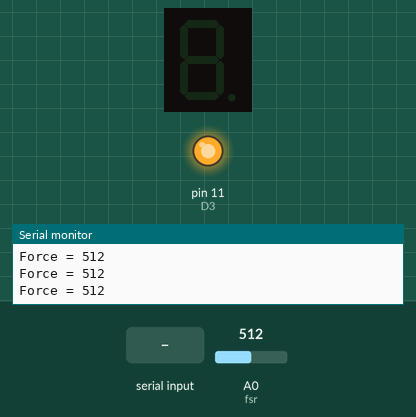
This sketch was run on a simulated Arduino Uno, built with avr-gcc and run on an emulated ATmega328P. On the bench: 1-digit seven-segment display, output pins drawn as LEDs (lit = HIGH), the last lines printed to the serial monitor. Wiring (inferred from the names in the program): 1-digit 7-segment display, segments lit when HIGH: segments pin 2, pin 3, pin 4, pin 5, pin 6, pin 7, pin 8. The test bench sets the inputs (shaded band); at power-on: A0 (fsr) = 512. The segment pins are drawn as the display they are named for; pins used as bus, display or sensor lines are not drawn.

Above: at 1.2 s.
1.3 s: byte 1 (1) received over Serial
At 2.8 s:
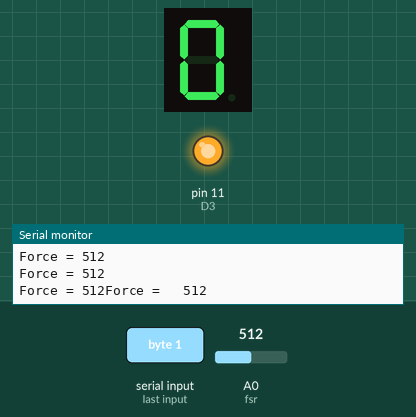
At 12.0 s:
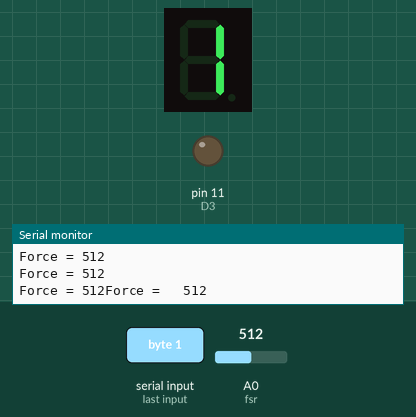
Timing chart, 0 to 13.8 s (numbered marks = the images above; inputs shaded):
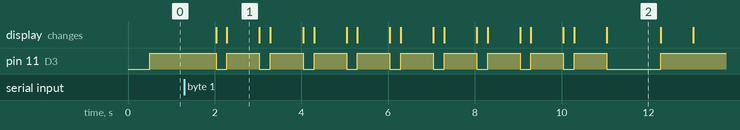

Measured:
- after the input at 1.3 s, pin 11 (D3): goes 9 × (LOW 0.25 s, HIGH 0.75 s), LOW 1.3 s, then HIGH, starting after 0.73 s; the display: first changes after 0.73 s (image 1 shows a later state)
- what the display in image 1 shows lasts 0.7 s, from 2.3 s to 3.0 s
- what the display in image 2 shows lasts 1.3 s, from 11.0 s to 12.3 s

The sketch:

Parson2280Final.ino
```cpp
/*Code Borrowed (Anything with PinMode A-G and D1-D4) & modified from http://duinos.net/files/2015/common_anode_4digit_7_segment_led_display.ino
/*  A
   ---
F |   | B
  | G |
   ---
E |   | C
  |   |
   ---
    D
Val & serial begin borrowed from MTEC 2280W/F SS8 Demo

//FSR Help (fsrReading & serial print) & code Structure from: https://www.instructables.com/Interfacing-Force-Sensitive-Resistor-to-Arduino/
*/
//FORCE IS IN SERIAL MONITOR

byte val;
int fsr = 0;
int fsrReading;

int LED1 = 1;
int pinA = 2;
int pinB = 3;
int pinC = 4;
int pinD = 5;
int pinE = 6;
int pinF = 7;
int pinG = 8;
//int D1 = 9;
//int D2 = 10;
int D3 = 11;
int D4 = 12;

// the setup routine runs once when you press reset:
void setup() {


  //initialize the digital pins as outputs.
  pinMode(pinA, OUTPUT);
  pinMode(pinB, OUTPUT);
  pinMode(pinC, OUTPUT);
  pinMode(pinD, OUTPUT);
  pinMode(pinE, OUTPUT);
  pinMode(pinF, OUTPUT);
  pinMode(pinG, OUTPUT);
 // pinMode(D1, OUTPUT);
 // pinMode(D2, OUTPUT);
  pinMode(D3, OUTPUT);
  pinMode(D4, OUTPUT);
  Serial.begin(9600); // Start serial communication at 9600 bps
}

// the loop routine runs over and over again forever:
void loop() {
  if (Serial.available()) { // If data is available to read
    val = Serial.read(); // read it and store it in val
  }

  fsrReading = analogRead(fsr);
  if(val==0){
  //
  Serial.print("\nForce = ");
  Serial.print(fsrReading);
  delay(500);

  digitalWrite(D3, HIGH);
  digitalWrite(D4, HIGH);
  digitalWrite(pinA, LOW);
  digitalWrite(pinB, LOW);
  digitalWrite(pinC, LOW);
  digitalWrite(pinD, LOW);
  digitalWrite(pinE, LOW);
  digitalWrite(pinF, LOW);
  digitalWrite(pinG, LOW);


  }

  else if(val==1){

  Serial.print("Force = \t");
  Serial.print(fsrReading);
  delay(500);


  //20
  digitalWrite(D3, LOW);
  digitalWrite(D4, HIGH);

  digitalWrite(pinA, HIGH);
  digitalWrite(pinB, HIGH);
  digitalWrite(pinC, LOW);
  digitalWrite(pinD, HIGH);
  digitalWrite(pinE, HIGH);
  digitalWrite(pinF, LOW);
  digitalWrite(pinG, HIGH);
  delay(250);

  ////////
  ////
  digitalWrite(D3, HIGH);
  digitalWrite(D4, LOW);

  digitalWrite(pinA, HIGH);
  digitalWrite(pinB, HIGH);
  digitalWrite(pinC, HIGH);
  digitalWrite(pinD, HIGH);
  digitalWrite(pinE, HIGH);
  digitalWrite(pinF, HIGH);
  digitalWrite(pinG, LOW);
  delay(750);


//19
  ////////
  ////
  digitalWrite(D3, LOW);
  digitalWrite(D4, HIGH);

  digitalWrite(pinA, LOW);
  digitalWrite(pinB, HIGH);
  digitalWrite(pinC, HIGH);
  digitalWrite(pinD, LOW);
  digitalWrite(pinE, LOW);
  digitalWrite(pinF, LOW);
  digitalWrite(pinG, LOW);

  delay(250);

  ////////
  ////
  digitalWrite(D3, HIGH);
  digitalWrite(D4, LOW);

  digitalWrite(pinA, HIGH);
  digitalWrite(pinB, HIGH);
  digitalWrite(pinC, HIGH);
  digitalWrite(pinD, HIGH);
  digitalWrite(pinE, LOW);
  digitalWrite(pinF, HIGH);
  digitalWrite(pinG, HIGH);
  delay(750);

//18

  delay(10);
  ////////
  ////
  digitalWrite(D3, LOW);
  digitalWrite(D4, HIGH);

  digitalWrite(pinA, LOW);
  digitalWrite(pinB, HIGH);
  digitalWrite(pinC, HIGH);
  digitalWrite(pinD, LOW);
  digitalWrite(pinE, LOW);
  digitalWrite(pinF, LOW);
  digitalWrite(pinG, LOW);

  delay(250);


  digitalWrite(D3, HIGH);
  digitalWrite(D4, LOW);

  digitalWrite(pinA, HIGH);
  digitalWrite(pinB, HIGH);
  digitalWrite(pinC, HIGH);
  digitalWrite(pinD, HIGH);
  digitalWrite(pinE, HIGH);
  digitalWrite(pinF, HIGH);
  digitalWrite(pinG, HIGH);
  delay(750);


//17

  digitalWrite(D3, LOW);
  digitalWrite(D4, HIGH);

  digitalWrite(pinA, LOW);
  digitalWrite(pinB, HIGH);
  digitalWrite(pinC, HIGH);
  digitalWrite(pinD, LOW);
  digitalWrite(pinE, LOW);
  digitalWrite(pinF, LOW);
  digitalWrite(pinG, LOW);

  delay(250);


  digitalWrite(D3, HIGH);
  digitalWrite(D4, LOW);

  digitalWrite(pinA, HIGH);
  digitalWrite(pinB, HIGH);
  digitalWrite(pinC, HIGH);
  digitalWrite(pinD, LOW);
  digitalWrite(pinE, LOW);
  digitalWrite(pinF, LOW);
  digitalWrite(pinG, LOW);
  delay(750);

//16


  digitalWrite(D3, LOW);
  digitalWrite(D4, HIGH);

  digitalWrite(pinA, LOW);
  digitalWrite(pinB, HIGH);
  digitalWrite(pinC, HIGH);
  digitalWrite(pinD, LOW);
  digitalWrite(pinE, LOW);
  digitalWrite(pinF, LOW);
  digitalWrite(pinG, LOW);

  delay(250);


  digitalWrite(D3, HIGH);
  digitalWrite(D4, LOW);

  digitalWrite(pinA, HIGH);
  digitalWrite(pinB, LOW);
  digitalWrite(pinC, HIGH);
  digitalWrite(pinD, HIGH);
  digitalWrite(pinE, HIGH);
  digitalWrite(pinF, HIGH);
  digitalWrite(pinG, HIGH);
  delay(750);

//15


  digitalWrite(D3, LOW);
  digitalWrite(D4, HIGH);

  digitalWrite(pinA, LOW);
  digitalWrite(pinB, HIGH);
  digitalWrite(pinC, HIGH);
  digitalWrite(pinD, LOW);
  digitalWrite(pinE, LOW);
  digitalWrite(pinF, LOW);
  digitalWrite(pinG, LOW);

  delay(250);


  digitalWrite(D3, HIGH);
  digitalWrite(D4, LOW);

  digitalWrite(pinA, HIGH);
  digitalWrite(pinB, LOW);
  digitalWrite(pinC, HIGH);
  digitalWrite(pinD, HIGH);
  digitalWrite(pinE, LOW);
  digitalWrite(pinF, HIGH);
  digitalWrite(pinG, HIGH);
  delay(750);

//14


  digitalWrite(D3, LOW);
  digitalWrite(D4, HIGH);

  digitalWrite(pinA, LOW);
  digitalWrite(pinB, HIGH);
  digitalWrite(pinC, HIGH);
  digitalWrite(pinD, LOW);
  digitalWrite(pinE, LOW);
  digitalWrite(pinF, LOW);
  digitalWrite(pinG, LOW);

  delay(250);


  digitalWrite(D3, HIGH);
  digitalWrite(D4, LOW);

  digitalWrite(pinA, LOW);
  digitalWrite(pinB, HIGH);
  digitalWrite(pinC, HIGH);
  digitalWrite(pinD, LOW);
  digitalWrite(pinE, LOW);
  digitalWrite(pinF, HIGH);
  digitalWrite(pinG, HIGH);
  delay(750);


//13


  digitalWrite(D3, LOW);
  digitalWrite(D4, HIGH);

  digitalWrite(pinA, LOW);
  digitalWrite(pinB, HIGH);
  digitalWrite(pinC, HIGH);
  digitalWrite(pinD, LOW);
  digitalWrite(pinE, LOW);
  digitalWrite(pinF, LOW);
  digitalWrite(pinG, LOW);

  delay(250);

  digitalWrite(D3, HIGH);
  digitalWrite(D4, LOW);

  digitalWrite(pinA, HIGH);
  digitalWrite(pinB, HIGH);
  digitalWrite(pinC, HIGH);
  digitalWrite(pinD, HIGH);
  digitalWrite(pinE, LOW);
  digitalWrite(pinF, LOW);
  digitalWrite(pinG, HIGH);
  delay(750);

//12


  digitalWrite(D3, LOW);
  digitalWrite(D4, HIGH);

  digitalWrite(pinA, LOW);
  digitalWrite(pinB, HIGH);
  digitalWrite(pinC, HIGH);
  digitalWrite(pinD, LOW);
  digitalWrite(pinE, LOW);
  digitalWrite(pinF, LOW);
  digitalWrite(pinG, LOW);

  delay(250);


  digitalWrite(D3, HIGH);
  digitalWrite(D4, LOW);

  digitalWrite(pinA, HIGH);
  digitalWrite(pinB, HIGH);
  digitalWrite(pinC, LOW);
  digitalWrite(pinD, HIGH);
  digitalWrite(pinE, HIGH);
  digitalWrite(pinF, LOW);
  digitalWrite(pinG, HIGH);
  delay(750);


  //11


  digitalWrite(D3, LOW);
  digitalWrite(D4, LOW);

  digitalWrite(pinA, LOW);
  digitalWrite(pinB, HIGH);
  digitalWrite(pinC, HIGH);
  digitalWrite(pinD, LOW);
  digitalWrite(pinE, LOW);
  digitalWrite(pinF, LOW);
  digitalWrite(pinG, LOW);
  delay(1000);

//10

  digitalWrite(D3, LOW);
  digitalWrite(D4, HIGH);

  digitalWrite(pinA, LOW);
  digitalWrite(pinB, HIGH);
  digitalWrite(pinC, HIGH);
  digitalWrite(pinD, LOW);
  digitalWrite(pinE, LOW);
  digitalWrite(pinF, LOW);
  digitalWrite(pinG, LOW);

  delay(250);


  digitalWrite(D3, HIGH);
  digitalWrite(D4, LOW);

  digitalWrite(pinA, HIGH);
  digitalWrite(pinB, HIGH);
  digitalWrite(pinC, HIGH);
  digitalWrite(pinD, HIGH);
  digitalWrite(pinE, HIGH);
  digitalWrite(pinF, HIGH);
  digitalWrite(pinG, LOW);
  delay(750);


 //9

  digitalWrite(D3, HIGH);
  digitalWrite(D4, LOW);

  digitalWrite(pinA, HIGH);
  digitalWrite(pinB, HIGH);
  digitalWrite(pinC, HIGH);
  digitalWrite(pinD, HIGH);
  digitalWrite(pinE, LOW);
  digitalWrite(pinF, HIGH);
  digitalWrite(pinG, HIGH);
  delay(1000);

 //8

  digitalWrite(D3, HIGH);
  digitalWrite(D4, LOW);

  digitalWrite(pinA, HIGH);
  digitalWrite(pinB, HIGH);
  digitalWrite(pinC, HIGH);
  digitalWrite(pinD, HIGH);
  digitalWrite(pinE, HIGH);
  digitalWrite(pinF, HIGH);
  digitalWrite(pinG, HIGH);
  delay(1000);

//7

  digitalWrite(D3, HIGH);
  digitalWrite(D4, LOW);

  digitalWrite(pinA, HIGH);
  digitalWrite(pinB, HIGH);
  digitalWrite(pinC, HIGH);
  digitalWrite(pinD, LOW);
  digitalWrite(pinE, LOW);
  digitalWrite(pinF, LOW);
  digitalWrite(pinG, LOW);
  delay(1000);


//6

  digitalWrite(D3, HIGH);
  digitalWrite(D4, LOW);

  digitalWrite(pinA, HIGH);
  digitalWrite(pinB, LOW);
  digitalWrite(pinC, HIGH);
  digitalWrite(pinD, HIGH);
  digitalWrite(pinE, HIGH);
  digitalWrite(pinF, HIGH);
  digitalWrite(pinG, HIGH);
  delay(1000);


//5

  digitalWrite(D3, HIGH);
  digitalWrite(D4, LOW);

  digitalWrite(pinA, HIGH);
  digitalWrite(pinB, LOW);
  digitalWrite(pinC, HIGH);
  digitalWrite(pinD, HIGH);
  digitalWrite(pinE, LOW);
  digitalWrite(pinF, HIGH);
  digitalWrite(pinG, HIGH);
  delay(1000);


//4

  digitalWrite(D3, HIGH);
  digitalWrite(D4, LOW);

  digitalWrite(pinA, LOW);
  digitalWrite(pinB, HIGH);
  digitalWrite(pinC, HIGH);
  digitalWrite(pinD, LOW);
  digitalWrite(pinE, LOW);
  digitalWrite(pinF, HIGH);
  digitalWrite(pinG, HIGH);
  delay(1000);

//3

  digitalWrite(D3, HIGH);
  digitalWrite(D4, LOW);

  digitalWrite(pinA, HIGH);
  digitalWrite(pinB, HIGH);
  digitalWrite(pinC, HIGH);
  digitalWrite(pinD, HIGH);
  digitalWrite(pinE, LOW);
  digitalWrite(pinF, LOW);
  digitalWrite(pinG, HIGH);
  delay(1000);


//2
  ////////
  ////
  digitalWrite(D3, HIGH);
  digitalWrite(D4, LOW);

  digitalWrite(pinA, HIGH);
  digitalWrite(pinB, HIGH);
  digitalWrite(pinC, LOW);
  digitalWrite(pinD, HIGH);
  digitalWrite(pinE, HIGH);
  digitalWrite(pinF, LOW);
  digitalWrite(pinG, HIGH);
  delay(1000);

//1
  digitalWrite(D3, HIGH);
  digitalWrite(D4, LOW);

  digitalWrite(pinA, LOW);
  digitalWrite(pinB, HIGH);
  digitalWrite(pinC, HIGH);
  digitalWrite(pinD, LOW);
  digitalWrite(pinE, LOW);
  digitalWrite(pinF, LOW);
  digitalWrite(pinG, LOW);
  delay(1000);

 //0
  digitalWrite(D3, HIGH);
  digitalWrite(D4, LOW);

  digitalWrite(pinA, HIGH);
  digitalWrite(pinB, HIGH);
  digitalWrite(pinC, HIGH);
  digitalWrite(pinD, HIGH);
  digitalWrite(pinE, HIGH);
  digitalWrite(pinF, HIGH);
  digitalWrite(pinG, LOW);
  delay(100000);
} else if(val==2){
 //0
  digitalWrite(D3, HIGH);
  digitalWrite(D4, LOW);

  digitalWrite(pinA, HIGH);
  digitalWrite(pinB, HIGH);
  digitalWrite(pinC, HIGH);
  digitalWrite(pinD, HIGH);
  digitalWrite(pinE, HIGH);
  digitalWrite(pinF, HIGH);
  digitalWrite(pinG, LOW);

  Serial.print("Force = \n");
  Serial.print(fsrReading);
  delay(1000);
  }
  delay(10);
}
```
